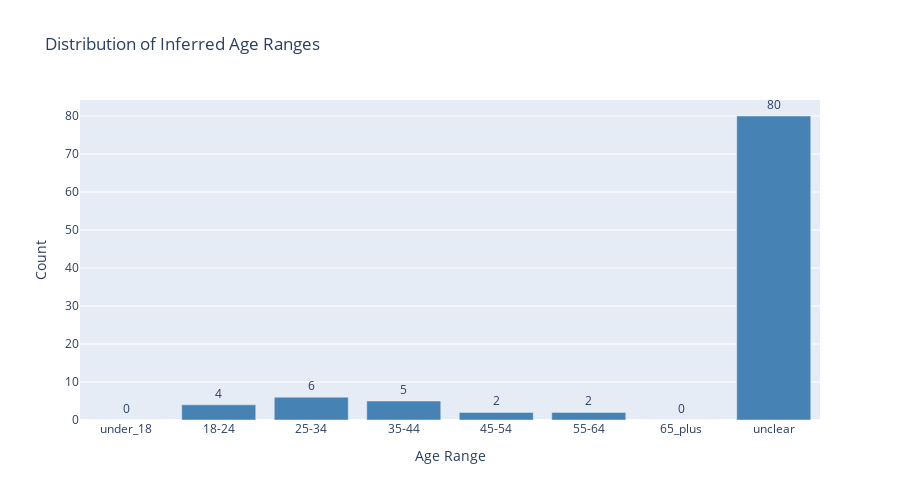

Notebook code for this chart:
### Code cell
# Plot age distribution
age_order = ['under_18', '18-24', '25-34', '35-44', '45-54', '55-64', '65_plus', 'unclear']
age_data = df['inferred_age_range'].value_counts().reindex(age_order, fill_value=0)

fig = go.Figure(data=[
	go.Bar(
		x=age_data.index,
		y=age_data.values,
		text=age_data.values,
		textposition='outside',
		marker_color='steelblue'
	)
])

fig.update_layout(
	title='Distribution of Inferred Age Ranges',
	xaxis_title='Age Range',
	yaxis_title='Count',
	height=500
)

fig.show()

# Calculate unclear rate
unclear_rate = (df['inferred_age_range'] == 'unclear').sum() / len(df) * 100
print(f"\nAge 'unclear' rate: {unclear_rate:.2f}%")

### Figure 1 — Plotly figure (JSON) as saved in the notebook; plotly's stock layout.template omitted (floating-point values rounded to 4 significant figures)
{"data": [{"marker": {"color": "steelblue"}, "text": [0.0, 4.0, 6.0, 5.0, 2.0, 2.0, 0.0, 80.0], "textposition": "outside", "type": "bar", "x": ["under_18", "18-24", "25-34", "35-44", "45-54", "55-64", "65_plus", "unclear"], "y": [0, 4, 6, 5, 2, 2, 0, 80]}], "layout": {"height": 500, "title": {"text": "Distribution of Inferred Age Ranges"}, "xaxis": {"title": {"text": "Age Range"}}, "yaxis": {"title": {"text": "Count"}}}}
